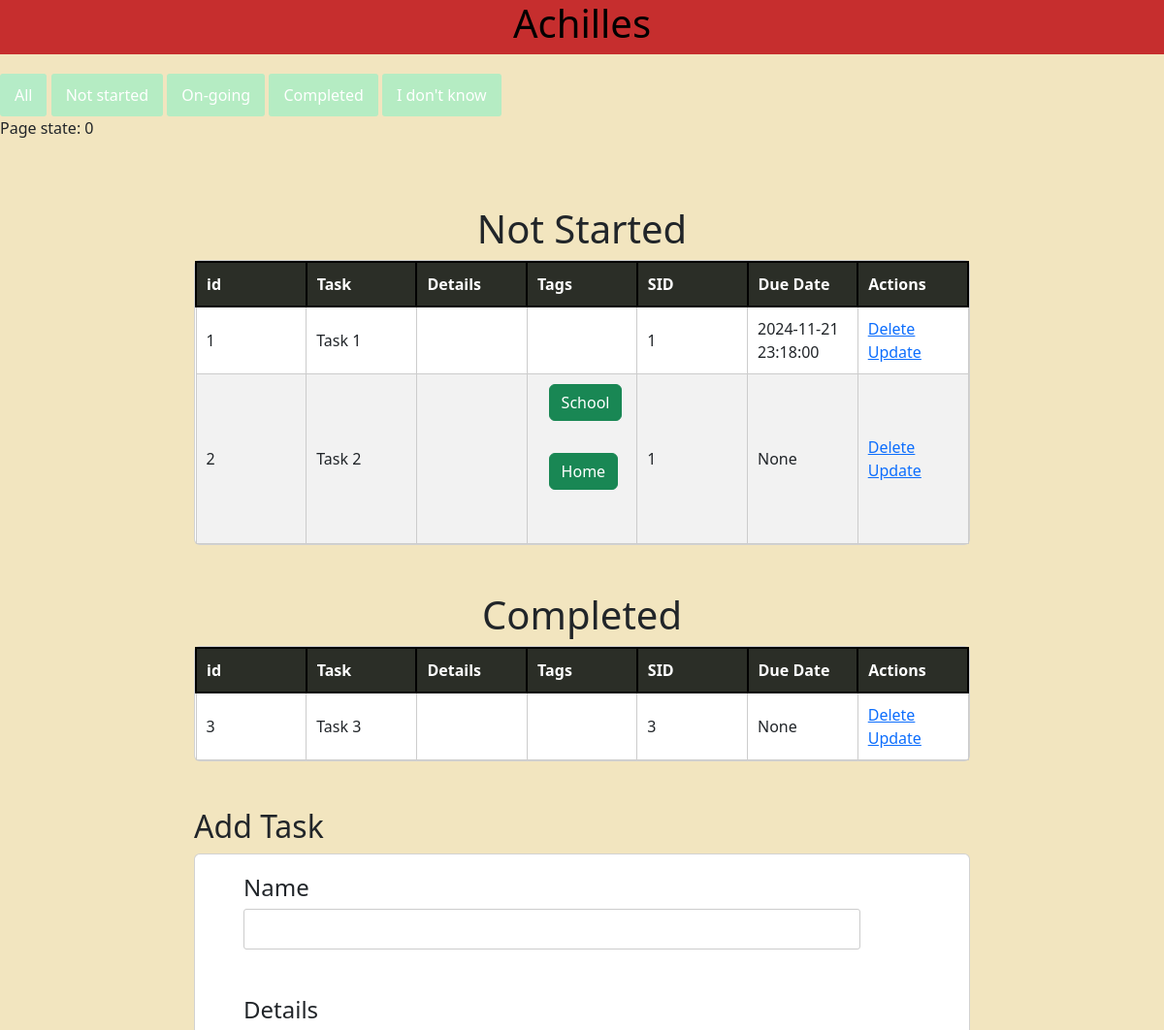
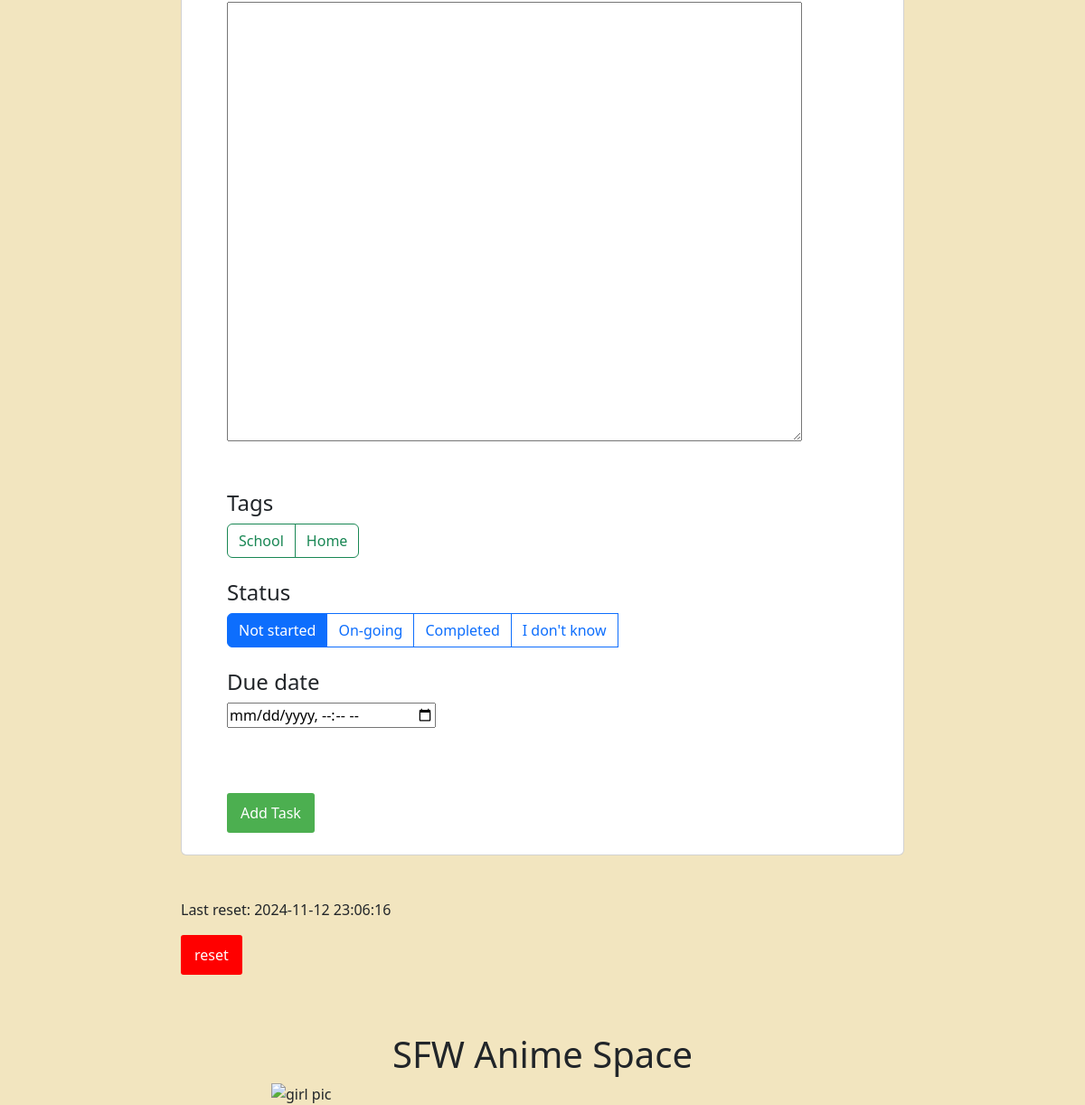
The page / on the database its author committed (2 pictures, top to bottom).
### tables this page shows
CREATE TABLE Tasks (
    TID INTEGER PRIMARY KEY AUTOINCREMENT,
    Name VARCHAR(255) NOT NULL DEFAULT 'no name',
    Details VARCHAR(255) DEFAULT NULL,
    SID INTEGER DEFAULT 0 NOT NULL,
    DueDate datetime,
    FOREIGN KEY (SID) REFERENCES Statuses(SID)
);

CREATE TABLE TaskTags (
    TaskID INTEGER,
    TagID INTEGER,
    PRIMARY KEY (TaskID, TagID),
    FOREIGN KEY (TaskID) REFERENCES Tasks(TID),
    FOREIGN KEY (TagID) REFERENCES Tags(TID)
);

CREATE TABLE Tags (
    TID INTEGER PRIMARY KEY AUTOINCREMENT,
    Name VARCHAR(255) UNIQUE
);

CREATE TABLE Statuses (
    SID INTEGER PRIMARY KEY AUTOINCREMENT,
    Name VARCHAR(255) UNIQUE
);

### app.py (the view)
@app.route('/', methods=['POST', 'GET'])
def index():
    if request.method == "POST":
        return IndexPost(request.form)
    else:
        return IndexGet()

### app.py (called while the page is built)
def get_girl():
    return "https://pic.re/image?max_size=1023"

def rjson():
    with open("data.json", "r") as f:
        data = json.load(f)
    return data

def IndexGet():
    init()
    alt = raww("SELECT * FROM Tasks WHERE DueDate BETWEEN datetime('now', 'localtime') AND datetime('now','+7 day','localtime')")
    nstart = raww("SELECT * FROM Tasks WHERE SID = 1")
    doing = raww("SELECT * FROM Tasks WHERE SID = 2")
    com = raww("SELECT * FROM Tasks WHERE SID = 3")
    idk = raww("SELECT * FROM Tasks WHERE SID = 4")
    tags = raww("SELECT * FROM Tags")
    status = raww("SELECT * FROM Statuses")
    tt = raww("SELECT * FROM TaskTags")
    data = rjson()
    last = data["reset"]
    page = data["page"]
    return render_template('index.html', alt=alt, nstart = nstart, doing=doing, com = com, idk=idk, url=get_girl(), tags=tags, status=status, last=last, tt=tt, page=page)

### db.py (called while the page is built)
def ins(a, b):
    q = f"SELECT 1 FROM {b} WHERE EXISTS (SELECT * FROM {b} WHERE Name = ?)"
    res = cur.execute(q, (a,))
    t = res.fetchall()
    if len(t)==0:
        q = f"INSERT INTO {b} (Name) VALUES (?)"
        cur.execute(q, (a,))
    con.commit()
    return ""

def init():
    for i in tables:
        cur.execute(tablemap[i])
    con.commit()
    lt = ["Not started", "On-going", "Completed", "I don\'t know"]
    for i in lt:
        ins(i, "Statuses")
    lt = ["School", "Home"]
    for i in lt:
        ins(i, "Tags")

def raww(query):
    res = cur.execute(query)
    res = res.fetchall()
    con.commit()
    return res

### templates/index.html (shortened to what this page needs)
{% extends 'base.html' %}
{% block body %}
<form action="/" method="POST">
    <input type="submit" style="background-color:rgba(0, 255, 221, 0.254);" name="page" value="All">
    <input type="submit" style="background-color:rgba(0, 255, 204, 0.254);" name="page" value="Not started">
    <input type="submit" style="background-color:rgb(0, 255, 204, 0.254);" name="page" value="On-going">
    <input type="submit" style="background-color:rgb(0, 255, 204, 0.254);" name="page" value="Completed">
    <input type="submit" style="background-color:rgb(0, 255, 204, 0.254);" name="page" value="I don't know">
</form>
<p>Page state: {{page}}</p>
<div class="content pt-5">
    {% if nstart != [] and (page == 0 or page == 1) %}
    <h1>Not Started</h1>
    <div class="card">
        <table id="demo" style="table-layout: fixed; width:100%;">
            <tr>
                <th>id</th>
                <th>Task</th>
                <th>Details</th>
                <th>Tags</th>
                <th>SID</th>
                <th>Due Date</th>
                <th>Actions</th>
            </tr>
            {% for i in nstart %}
            <tr>
                <td>{{i[0]}}</td>
                <td>{{i[1]}}</td>
                <td>{{i[2]}}</td>
                <td>
                    <div class="container">
                        {% for j in tt%}
                        {% if i[0] ==j[0]%}
                        <button type="button" class="btn btn-success">{{tags[j[1]-1][1]}}</button>
                        <br />
                        <br />
                        {% endif %}
                        {% endfor %}
                    </div>
                </td>
                <td>{{i[3]}}</td>
                <td>{{i[4]}}</td>
                <td>
                    <a href="/delete/{{i[0]}}" onclick="return confirm('Are you sure?')">Delete</a>
                    <br>
                    <a href="/update/{{i[0]}}">Update</a>
                </td>
            </tr>
            {% endfor %}
        </table>
    </div>
    {% endif %}
    <br />
    <br />
    {% if com != [] and (page == 0 or page == 3) %}
    <h1>Completed</h1>
    <div class="card">
        <table id="demo" style="table-layout: fixed; width: 100%;">
            <tr>
                <th>id</th>
                <th>Task</th>
                <th>Details</th>
                <th>Tags</th>
                <th>SID</th>
                <th>Due Date</th>
                <th>Actions</th>
            </tr>
            {% for i in com %}
            <tr>
                <td>{{i[0]}}</td>
                <td>{{i[1]}}</td>
                <td>{{i[2]}}</td>
                <td>
                </td>
                <td>{{i[3]}}</td>
                <td>{{i[4]}}</td>
                <td>
                    <a href="/delete/{{i[0]}}" onclick="return confirm('Are you sure?')">Delete</a>
                    <br>
                    <a href="/update/{{i[0]}}">Update</a>
                </td>
            </tr>
            {% endfor %}
        </table>
    </div>
    {% endif %}
    <br />
    <br />
    <h2>Add Task</h2>
    <div class="card g-4 ex1">
        <form action="/" method="POST">
            <h4>Name</h4>
            <div>
                <input type="text" name="con" id="content" style="width: 85%; padding: .5em 1em;">
            </div><br />
            <br />
            <h4>Details</h4>
            <div>
                <a><textarea rows="20%" cols="85%" name="det" id="det"></textarea></a>
            </div>
            <br />
            <br />
            <h4>Tags</h4>
            <div class="btn-group" role="group" aria-label="Basic checkbox toggle button group">
                {% for tag in tags %}
                <label class="btn btn-outline-success" for="btncheck{{tag[0]}}">{{tag[1]}}</label>
                {% endfor %}
            </div>
            <br />
            <br />
            <h4>Status</h4>
            <div class="btn-group" role="group" aria-label="Basic radio toggle button group">
                {% for i in status %}
                <label class="btn btn-outline-primary" for="status{{i[0]}}">{{i[1]}}</label>
                <br />
                {% endfor %}
            </div>
            <br />
            <br />
            <h4>Due date</h4>
            <div>
                <input type="datetime-local" name="date" value="" id="deadline">
            </div>
            <br />
            <br />
            <br />
            <input type="submit" value="Add Task">
            <br />
            <br />
    </div>
    <br />
    <br />
    <p>Last reset: {{last}}</p>
    <input type="submit" style="background-color:red;" name="reset" value="reset"
        onclick="return confirm('Are you sure?')">
</div>
<br />
<h1> SFW Anime Space </h1>
<img src="{{url}}" alt="girl pic" class="center">
{% endblock %}

### static/css/main.css (style rules this page uses)
body { font-family: "Roboto", Arial, sans-serif; margin: 0; padding: 0; text-rendering: optimizeLegibility; display: flex; flex-direction: column; justify-content: center; }
.content { max-width: 70%; margin: 20px auto; padding: 20px; }
h1 { text-align: center; margin-bottom: 20px; }
table { width: 100%; border-collapse: collapse; }
th, td { border: 1px solid #ccc; padding: 8px; text-align: left; }
th { background-color: #f2f2f2; }
form { margin-top: 20px; }
input[type="text"] { padding: 10px; border: 1px solid #ccc; border-radius: 3px; }
input[type="submit"] { padding: 10px 15px; background-color: #4caf50; color: white; border: none; cursor: pointer; border-radius: 3px; }
a { text-decoration: none; color: #333; }
.center { display: block; margin-left: auto; margin-right: auto; width: 50%; }
.container { display: block; position: relative; padding-left: 35px; margin-bottom: 12px; cursor: pointer; font-size: 22px; -webkit-user-select: none; -moz-user-select: none; -ms-user-select: none; user-select: none; }
#demo { width: 400px; order-collapse: collapse; }
#demo tr:nth-child(odd) { background: #f2f2f2; }
#demo td, #demo th { text-align: left; padding: 10px; border: 1px solid #ccc; }
#demo th { color: #fff; background: #2b2e27; border: 2px solid black; border-collapse: collapse; }
textarea { -webkit-box-sizing: border-box; -moz-box-sizing: border-box; box-sizing: border-box; width: 85%; height: 20%; }

### templates/base.html (style rules this page uses)
div.ex1 { padding-left: 50px; }

### rows shown on the page
Tasks: TID "1", Name "Task 1", SID "1", DueDate "2024-11-21 23:18:00"
Tasks: TID "2", Name "Task 2", SID "1", i "None"
TaskTags: TagID.Name "School"
TaskTags: TagID.Name "Home"
Tasks: TID "3", Name "Task 3", SID "3", i "None"
Tags: Name "School"
Tags: Name "Home"
Statuses: Name "Not started"
Statuses: Name "On-going"
Statuses: Name "Completed"
Statuses: Name "I don't know"

### other values the page prints
{{ page }} "0"
{{ last }} "2024-11-12 23:06:16"
